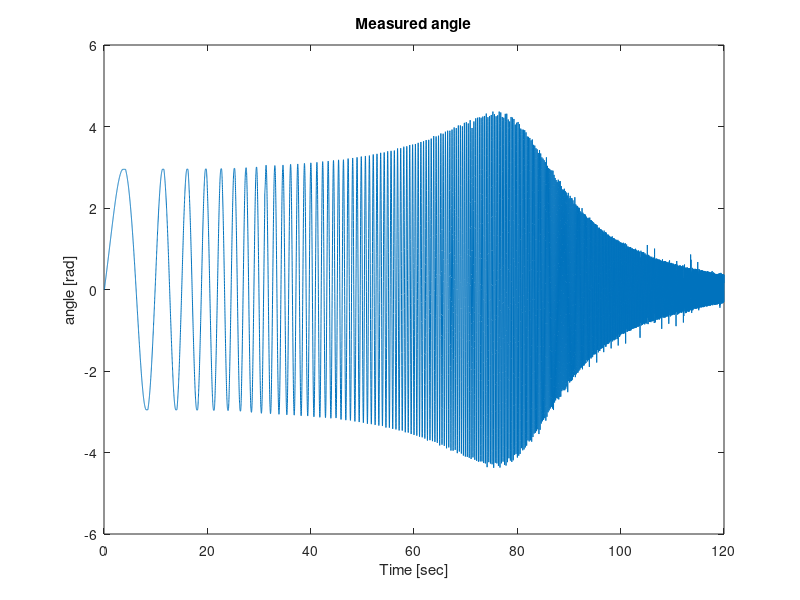
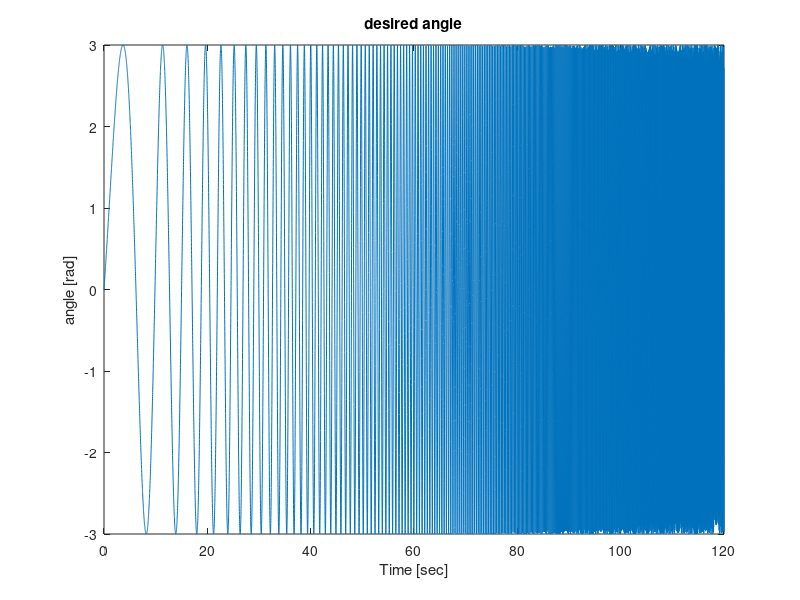
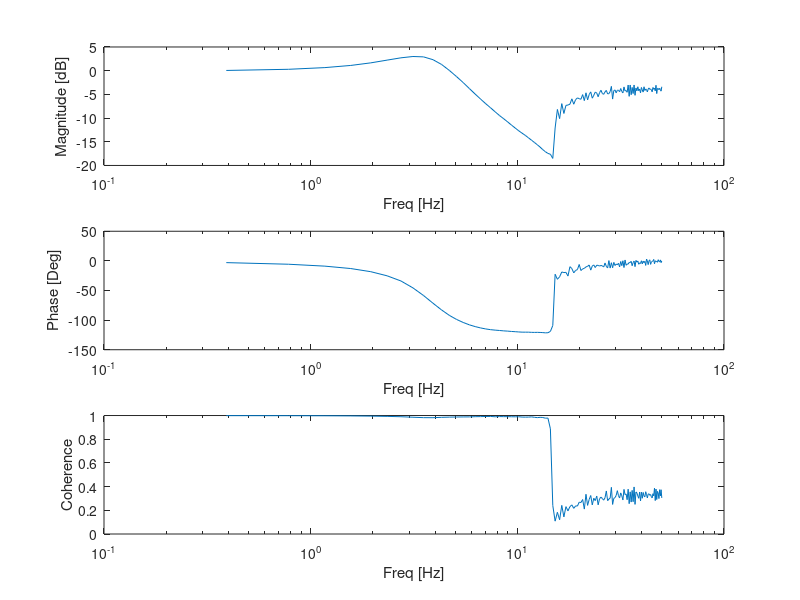
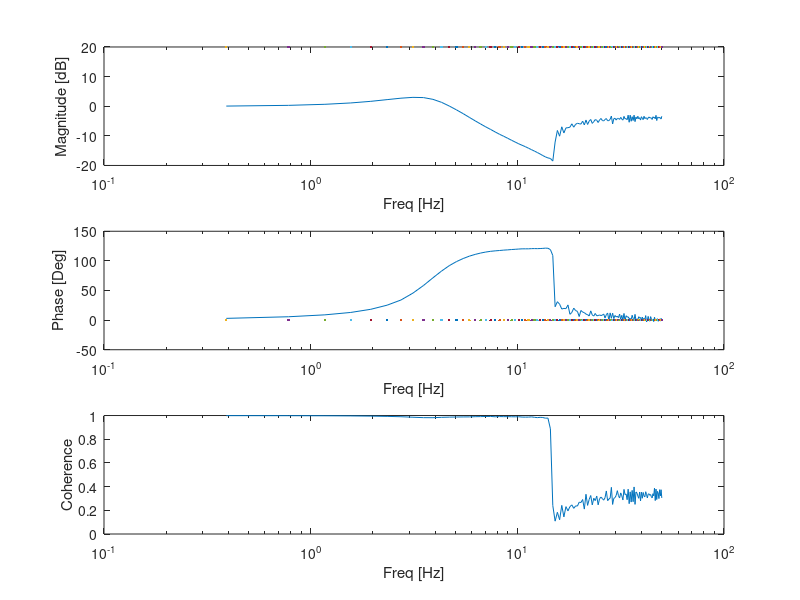

Here is the MATLAB script that generated these plots, in order:
load('Qube_ClosedLoop_HW8')
time = CL_Data(:,1);
t = time;
sampling_frequency = t(2);
fs = 1/sampling_frequency; %hz
desired_angle = CL_Data(:,6);
u = desired_angle;
ang = CL_Data(:,3);
figure(1)
plot(time, ang)
title('Measured angle')
xlabel('Time [sec]')
ylabel('angle [rad]')
figure(2)
plot(time, u)
title('desired angle')
xlabel('Time [sec]')
ylabel('angle [rad]')
input = u;
output = ang;
Tfinal = time(end); %seconds
% Doesn't work currently.
Y = fft(output); % FFT of OUTPUT data
X = fft(input); % FFT of INPUT data
Y = Y(1:round(end/2)); % Only 1st half is unique per Nyquist sampling
X = X(1:round(end/2));
f = fs*(1:length(time))/length(time); % Frequency vector, Hz
f = f(1:round(end/2)); % Grabs only the first half, as this is all that is valid
Gyy = 1/(fs*length(input))*abs(Y).^2; % output PSD estimate
Gyy(2:end-1) = Gyy(2:end-1)*2;
Gxx = 1/(fs*length(input))*abs(X).^2; % input PSD estimate
Gxx(2:end-1) = Gxx(2:end-1)*2;
Gxy = 1/(fs*length(input))*conj(X).*Y; % Cross PSD
Gxy(2:end-1) = Gxy(2:end-1)*2;
%
% coherence = abs(Gxy).^2./((Gxx).*(Gyy)); % Coherence estimate
[matlab_coherence, ff] = mscohere(input,output,[],[],[],fs);
gxx = pwelch(input);
gyy = pwelch(output);
gxy = cpsd(input, output);
H2 = gxy./gxx;
H2db = 20*log10(H2);
phase2 = angle(H2)*180/3.14;
H = Gxy./Gxx; % Transfer Function estimate
HdB = 20*log10(H); % Converting to dB format
phase = angle(H)*180/3.14; % Phase lag in Degrees
figure(3)
ax1 = subplot(3,1,1);
semilogx(ff, real(H2db))
xlabel('Freq [Hz]')
ylabel('Magnitude [dB]')
ax2 = subplot(3,1,2);
semilogx(ff, phase2)
xlabel('Freq [Hz]')
ylabel('Phase [Deg]')
ax3 = subplot(3,1,3);
semilogx(ff,matlab_coherence)
xlabel('Freq [Hz]')
ylabel('Coherence')
linkaxes([ax1, ax2, ax3], 'x')
%% Combined Bode Plotter %%
ffRAD = ff*2*3.14; % Convert to rad/s

K = 10; % Use System Identification Toolbox to get the transfer function
tau = 0.1; % This is just a filler so the script will run
tf4 = tf(K, [tau 1]); 

[mag, ph, w] = bode(tf4, ffRAD);
mag = squeeze(mag(1,1,:));
ph = squeeze(ph(1,1,:));
magDB = 20*log10(mag);
%wHZ = w*180/3.14;
figure(4)
ax1 = subplot(3,1,1);
semilogx(ff, real(H2db), ff, magDB)
xlabel('Freq [Hz]')
ylabel('Magnitude [dB]')
ax2 = subplot(3,1,2);
semilogx(ff, -phase2, ff, ph)%-360)
xlabel('Freq [Hz]')
ylabel('Phase [Deg]')
ax3 = subplot(3,1,3);
semilogx(ff,matlab_coherence)
xlabel('Freq [Hz]')
ylabel('Coherence')
linkaxes([ax1, ax2, ax3], 'x')